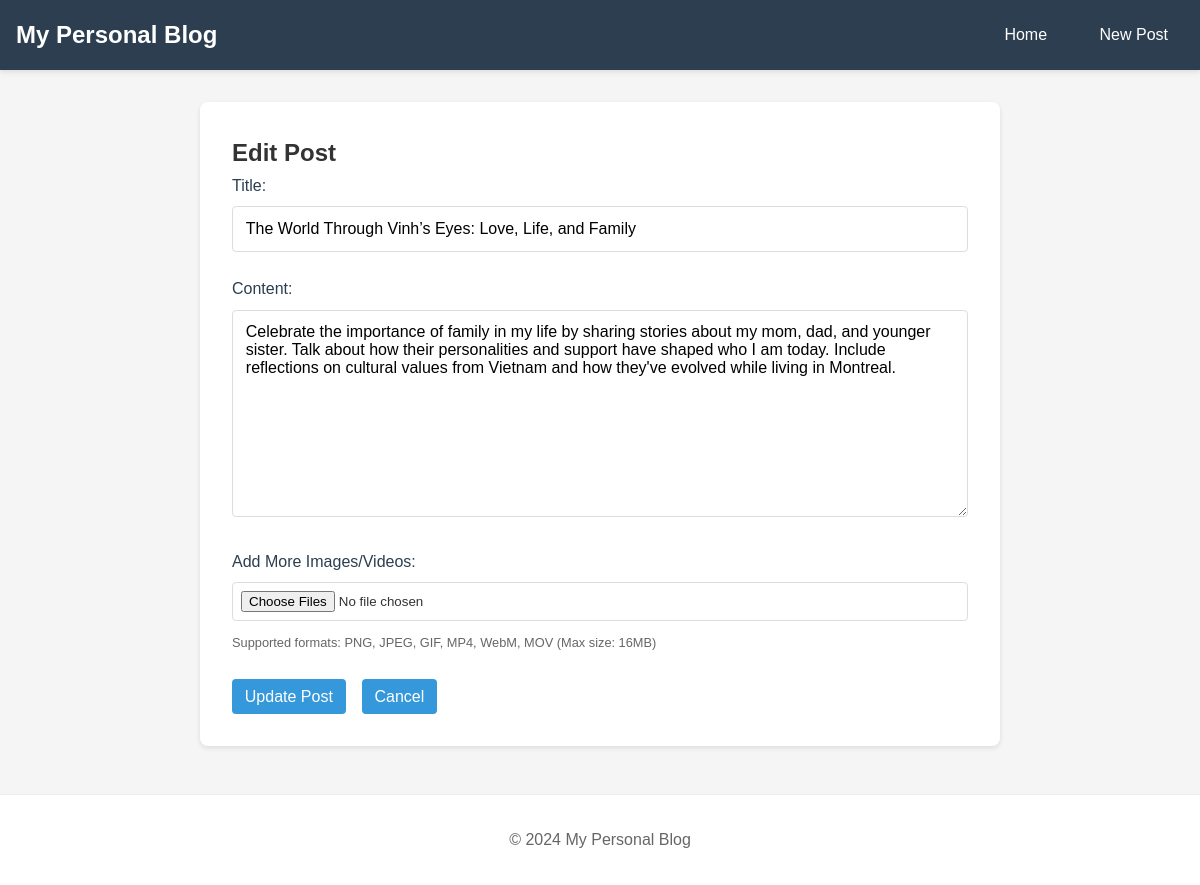
Screenshot of /edit/5 with the database file from the repository.
### tables this page shows
CREATE TABLE posts (
            id INTEGER PRIMARY KEY AUTOINCREMENT,
            title TEXT NOT NULL,
            content TEXT NOT NULL,
            created_at TIMESTAMP NOT NULL DEFAULT CURRENT_TIMESTAMP
        );

### app.py (the view)
@app.route('/edit/<int:post_id>', methods=['GET', 'POST'])
def edit(post_id):
    post = db.get_post(post_id)
    if post is None:
        return "Post not found", 404
    if request.method == 'POST':
        title = request.form['title']
        content = request.form['content']
        db.update_post(post_id, title, content)
        handle_media_upload(request.files, post_id)
        return redirect(url_for('home'))
    return render_template('edit.html', post=post)

### database.py (called while the page is built)
def get_db_connection():
    conn = sqlite3.connect(DATABASE_FILE)
    conn.row_factory = sqlite3.Row
    return conn

def get_post(post_id):
    conn = get_db_connection()
    post = conn.execute('SELECT * FROM posts WHERE id = ?', (post_id,)).fetchone()
    if post:
        post = dict(post)
        post['media'] = get_post_media(post['id'])
    conn.close()
    return post

def get_post_media(post_id):
    conn = get_db_connection()
    media = conn.execute('''
        SELECT * FROM media
        WHERE post_id = ?
        ORDER BY created_at
    ''', (post_id,)).fetchall()
    conn.close()
    return media

### templates/edit.html (shortened to what this page needs)
{% extends "base.html" %}
{% block content %}
    <div class="form-container">
        <h2>Edit Post</h2>
        <form method="POST" enctype="multipart/form-data">
            <div class="form-group">
                <label for="title">Title:</label>
                <input type="text" id="title" name="title" value="{{ post['title'] }}" required>
            </div>
            <div class="form-group">
                <label for="content">Content:</label>
                <textarea id="content" name="content" rows="10" required>{{ post['content'] }}</textarea>
            </div>
            <div class="form-group">
                <label for="media">Add More Images/Videos:</label>
                <input type="file" id="media" name="media" multiple
                       accept="image/png, image/jpeg, image/gif, video/mp4, video/webm, video/quicktime">
                <small class="form-text text-muted">
                    Supported formats: PNG, JPEG, GIF, MP4, WebM, MOV (Max size: 16MB)
                </small>
            </div>
            <div class="form-actions">
                <button type="submit" class="button">Update Post</button>
                <a href="{{ url_for('view_post', post_id=post['id']) }}" class="button">Cancel</a>
            </div>
        </form>
    </div>
{% endblock %}

### static/css/style.css (style rules this page uses)
* { margin: 0; padding: 0; box-sizing: border-box; }
body { font-family: 'Arial', sans-serif; line-height: 1.6; color: #333; background-color: #f5f5f5; }
.button { display: inline-block; padding: 0.3rem 0.8rem; background-color: #3498db; color: white; text-decoration: none; border-radius: 4px; border: none; cursor: pointer; font-size: 1rem; transition: background-color 0.3s; text-align: center; }
button.button { all: unset; display: inline-block; padding: 0.3rem 0.8rem; background-color: #3498db; color: white; text-decoration: none; border-radius: 4px; cursor: pointer; font-size: 1rem; transition: background-color 0.3s; text-align: center; }
.form-container { background: white; padding: 2rem; border-radius: 8px; box-shadow: 0 2px 5px rgba(0,0,0,0.1); max-width: 800px; margin: 0 auto; }
.form-group { margin-bottom: 1.5rem; }
label { display: block; margin-bottom: 0.5rem; color: #2c3e50; }
input[type="text"], textarea { width: 100%; padding: 0.8rem; border: 1px solid #ddd; border-radius: 4px; font-size: 1rem; font-family: inherit; }
textarea { resize: vertical; }
input[type="file"] { display: block; width: 100%; padding: 0.5rem; margin-bottom: 0.5rem; border: 1px solid #ddd; border-radius: 4px; background-color: #fff; }
.form-text { color: #666; font-size: 0.8rem; margin-top: 0.25rem; }
.form-actions, .actions { display: flex; gap: 1rem; margin-top: 1rem; }

### rows the page displays
posts: title "The World Through Vinh’s Eyes: Love, Life, and Family", content "Celebrate the importance of family in my life by sharing stories about my mom, dad, and younger sister. Talk about how their personalities and support have shaped who I am today. Include reflections on cultural values from Vietnam and how they've evolved while living in Montreal."
